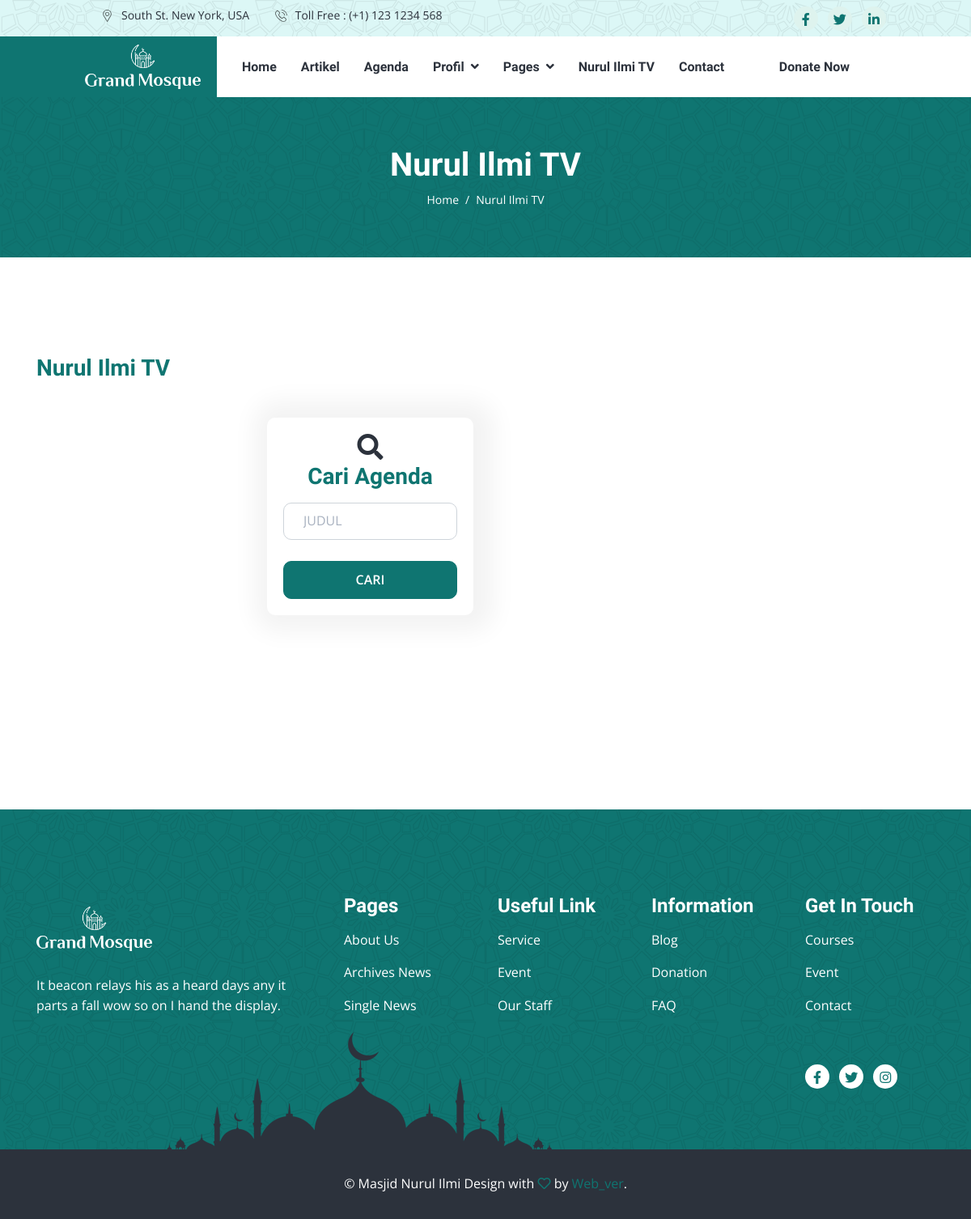
The app's page /index.php/video, older data.
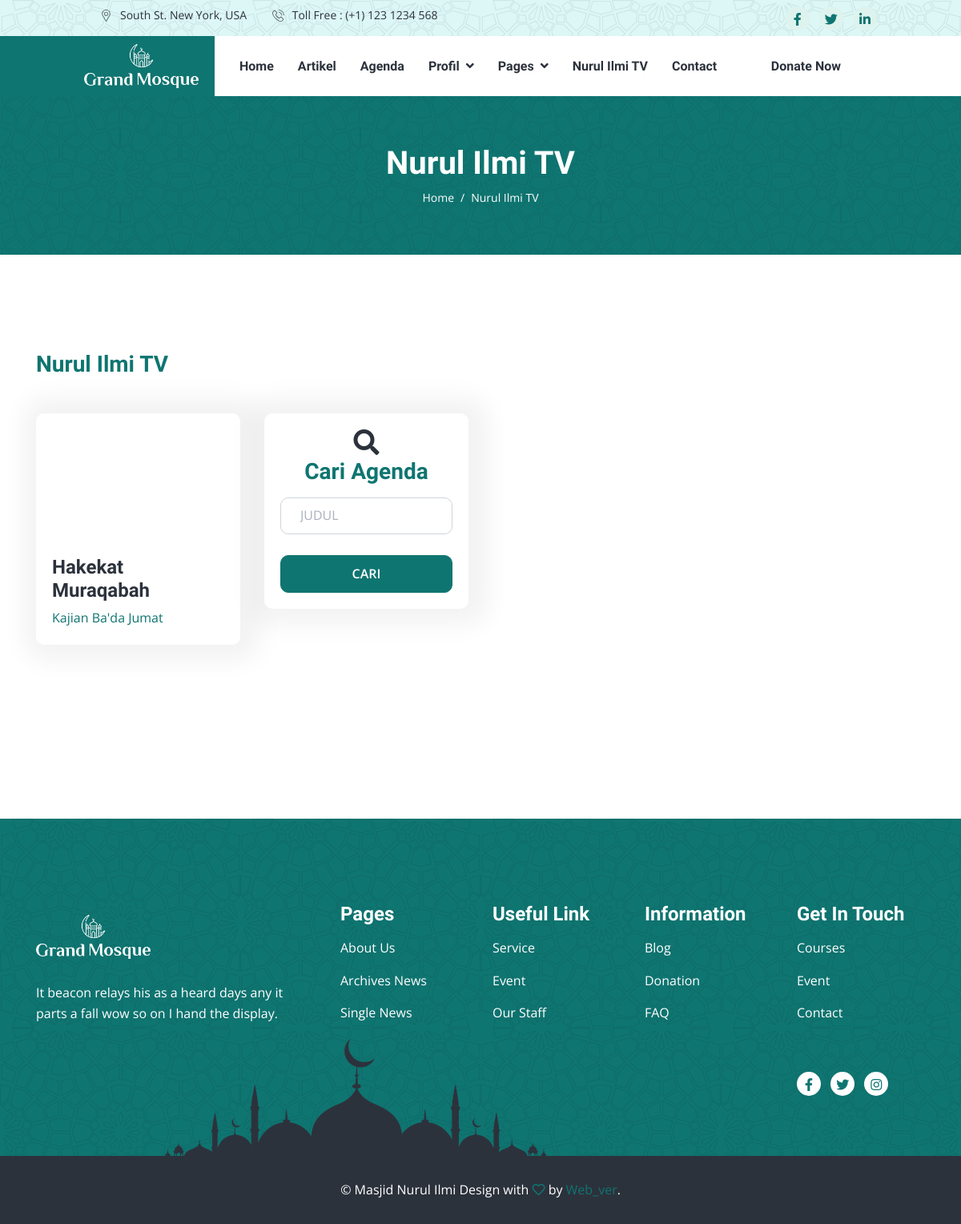
The same page, newer data.
### tables this page shows
CREATE TABLE `tbl_video` (
  `id_video` int(11) NOT NULL,
  `id_kat_video` int(11) NOT NULL,
  `judul` varchar(100) NOT NULL,
  `link` text NOT NULL
);

CREATE TABLE `tbl_kategori_video` (
  `id_kat_video` int(11) NOT NULL,
  `nama_video` varchar(100) NOT NULL,
  `slug` text NOT NULL,
  `tanggal` datetime NOT NULL DEFAULT current_timestamp()
);

### application/controllers/Video.php (called while the page is built, shortened)
<?php
class Video extends CI_Controller {
    public function __construct(){
        $this->load->model('Video_model', 'video');
        $this->load->model('User_model', 'user');
    }
    public function index()
	{
        $data = [
            'judul' => 'Video',
            'title' => 'Video - Masjid Nurul Ilmi',
            'menu'  => 'video',
            'data_kategori' => $this->video->getDataKategori(),
            'data_video' => $this->video->getDataVideo()
        ];
		$this->load->view('webpage/v_video', $data);
	}
}

### index.php (called while the page is built, shortened)
<?php
require_once BASEPATH.'core/CodeIgniter.php';

### application/models/Video_model.php (called while the page is built, shortened)
<?php
class Video_model extends CI_Model {
    var $table_kategori = 'tbl_kategori_video';
    public function getDataVideo()
    {
        $this->db->select('a.*, b.*');
        $this->db->from('tbl_video a');
        $this->db->join('tbl_kategori_video b', 'b.id_kat_video = a.id_kat_video', 'left');
        return $this->db->get()->result();
    }
    public function getDataKategori()
	{
        return $this->db->get($this->table_kategori)->result();
	}
}

### application/views/webpage/v_video.php (the view, shortened to what this page needs)
<!DOCTYPE html>
<html lang="en">
<head>
    <link rel="stylesheet" href="https://cdnjs.cloudflare.com/ajax/libs/font-awesome/6.5.1/css/all.min.css"
 />
    <link rel="stylesheet" href="<?= base_url('frontend/') ?>assets/js/OwlCarousel/owl.carousel.min.css">
    <link rel="stylesheet" href="<?= base_url('frontend/') ?>assets/js/OwlCarousel/owl.theme.default.min.css">
    <link rel="stylesheet" href="<?= base_url('frontend/') ?>assets/css/app.min.css">
</head>
<body>
    <header class="header-area">
        <?php $this->load->view('layout/header.php') ?>
    </header>
    <div class="page-title-area py-lg-6 py-5 bg-image-pattern">
        <div class="container">
            <div class="page-title-wrapper text-center">
                <h1 class="text-white mb-2">Nurul Ilmi TV</h1>
                <nav class="page-breadcrumb">
                    <ol class="breadcrumb">
                        <li class="breadcrumb-item"><a href='<?= base_url('home') ?>'>Home</a></li>
                        <li class="breadcrumb-item active">Nurul Ilmi TV</li>
                    </ol>
                </nav>
            </div>
        </div>
    </div>
    <div class="about-area py-lg-10 py-8">
        <div class="container">
            <div class="row">
                <h3 class="mb-3 text-primary">Nurul Ilmi TV</h3>
                <div class="col-lg-9">
                    <?php if(!empty($pesan)) : ?>
                    <p class="text-center"><?= $pesan ?></p>
                    <?php else: ?>
                    <div class="row">
                        <div class="col-sm-6 col-md-6 col-lg-4 mb-2">
                            <?php foreach($data_video as $video) : ?>
                            <div class="blog-style mt-4">
                                <div class="blog-image">
                                    <iframe src="//www.youtube.com/embed/RtC-HZkhtq0" frameborder="0"
                                        allowfullscreen></iframe>
                                </div>
                                <div class="blog-content">
                                    <h4 class="mb-0"><a href='<?= base_url($video->link ) ?>'><?= $video->judul ?></a>
                                    </h4>
                                    <a
                                        href='<?= base_url("video/kategori_video/".$video->slug) ?>'><?= $video->nama_video ?></a>
                                </div>
                            </div>
                            <?php endforeach; ?>
                        </div>
                        <div class="col-lg-4 col-md-5 mt-4">
                            <div class="course-feature mb-4 bg-white text-center rounded">
                                <i class="fas fa-search fa-2x"></i>
                                <h3 class="text-primary pb-2 text-center">Cari Agenda</h3>
                                <form action="<?= base_url('agenda/cari_agenda') ?>" method="POST">
                                    <div class="form-group">
                                        <input type="text" name="keyword" id="keyword" class="form-control"
                                            placeholder="JUDUL">
                                    </div>
                                    <br>
                                    <button type="submit" class="btn btn-primary" style="width: 100%;">CARI</button>
                                </form>
                            </div>
                        </div>
                    </div>
                    <?php endif; ?>
                </div>
            </div>
        </div>
    </div>
    <?php $this->load->view('layout/footer') ?>
</body>
</html>

### application/views/layout/header.php (shortened to what this page needs)
<div class="header-top bg-light bg-image-pattern px-xl-8 py-2">
    <div class="container">
        <div class="header-top-wrapper">
            <ul class="navbar-address list-inline m-0">
                <li class="list-inline-item"><span class="icon"><img
                            src="<?= base_url('frontend/') ?>assets/images/location-icon.svg"
                            alt="title"></span>South St. New York, USA</li>
                <li class="list-inline-item"><span class="icon"><img
                            src="<?= base_url('frontend/') ?>assets/images/phone-icon.svg"
                            alt="title"></span>Toll Free : (+1) 123 1234 568
                </li>
            </ul>
            <ul class="navbar-social list-inline m-0">
                <li class="list-inline-item"><a href="https://facebook.com"><i
                            class="fab fa-facebook-f"></i></a></li>
                <li class="list-inline-item"><a href="https://twitter.com"><i class="fab fa-twitter"></i></a>
                </li>
                <li class="list-inline-item"><a href="https://linkedin.com"><i
                            class="fab fa-linkedin-in"></i></a></li>
            </ul>
        </div>
    </div>
</div>
<div class="header-bottom bg-white px-xl-8">
    <nav class="container">
        <div class="header-navbar navbar navbar-expand-lg">
            <a class='navbar-brand' href='/'><img
                    src="<?= base_url('frontend/assets/images/header-logo.png') ?>" alt="images"></a>
            <div class="collapse navbar-collapse" id="navbar-menu">
                <nav class="navbar-meanmenu">
                    <ul class="navbar-nav ms-auto">
                        <li class="nav-item"> <a class='nav-link' href='<?= base_url('home') ?>'>Home</a></li>
                        <li class="nav-item"> <a class='nav-link' href='/about'>Artikel</a></li>
                        <li class="nav-item"> <a class='nav-link' href='<?= base_url('agenda') ?>'>Agenda</a>
                        </li>
                        <li class="nav-item">
                            <a class='nav-link toogler' href='/blog'> Profil </a>
                        </li>
                        <li class="nav-item">
                            <a class="nav-link toogler" href="#"> Pages </a>
                        </li>
                        <li class="nav-item"> <a class='nav-link' href='<?= base_url('video') ?>'>Nurul Ilmi
                                TV</a></li>
                        <li class="nav-item"> <a class='nav-link' href='/contact'>Contact</a></li>
                    </ul>
                </nav>
                <ul class="navbar-nav align-items-center ms-auto">
                    <li class="nav-item">
                        <a class='nav-link me-4' href='' id="donate">Donate Now</a>
                    </li>
                </ul>
            </div>
        </div>
    </nav>
</div>

### application/views/layout/footer.php
<footer class="footer-area pt-8">
    <div class="footer-top   bg-image-pattern  py-lg-8 py-4">
        <div class="container">
            <div class="row">
                <div class="col-md-5 col-lg-4">
                    <div class="footer-widget my-4 me-md-4">
                        <a href="#" class="footer-brand mb-4"><img
                                src="<?= base_url('frontend/') ?>assets/images/footer-brand.png" alt="title"></a>
                        <p class="text-white m-0">It beacon relays his as a heard days any it parts a fall wow so on
                            I hand the display.
                        </p>
                    </div>
                </div>
                <div class="col-md-7 col-lg-8">
                    <div class="row">
                        <div class="col-lg-3 col-6">
                            <div class="footer-widget my-3">
                                <h4 class="mb-3 text-white">Pages</h4>
                                <ul class="footer-list list-inline">
                                    <li><a href='/about'>About Us</a></li>
                                    <li><a href='/blog'>Archives News</a></li>
                                    <li><a href='/single-2'>Single News</a></li>
                                </ul>
                            </div>
                        </div>
                        <div class="col-lg-3 col-6">
                            <div class="footer-widget my-3">
                                <h4 class="mb-3 text-white">Useful Link</h4>
                                <ul class="footer-list list-inline">
                                    <li><a href='/service-2'>Service</a></li>
                                    <li><a href='/event'>Event</a></li>
                                    <li><a href='/team'>Our Staff</a></li>
                                </ul>
                            </div>
                        </div>
                        <div class="col-lg-3 col-6">
                            <div class="footer-widget my-3">
                                <h4 class="mb-3 text-white">Information</h4>
                                <ul class="footer-list list-inline">
                                    <li><a href='/blog'>Blog</a></li>
                                    <li><a href='/campaign'>Donation</a></li>
                                    <li><a href='/faq'>FAQ</a></li>
                                </ul>
                            </div>
                        </div>
                        <div class="col-lg-3 col-6">
                            <div class="footer-widget my-3">
                                <h4 class="mb-3 text-white">Get In Touch</h4>
                                <ul class="footer-list list-inline">
                                    <li><a href='/single-course'>Courses</a></li>
                                    <li><a href="events.html">Event</a></li>
                                    <li><a href='/contact'>Contact</a></li>
                                </ul>
                                <ul class="footer-social m-0 mt-4 list-inline" data-aos="slide-up">
                                    <li class="list-inline-item"><a href="#"><i class="fab fa-facebook-f"></i></a>
                                    </li>
                                    <li class="list-inline-item"><a href="#"><i class="fab fa-twitter"></i></a></li>
                                    <li class="list-inline-item"><a href="#"><i class="fab fa-instagram"></i></a>
                                    </li>
                                </ul>
                            </div>
                        </div>
                    </div>
                </div>
            </div>
        </div>
    </div>
    <div class="footer-bottom py-4 bg-secondary">
        <div class="container">
            <p class="text-center m-0 text-white">&copy;
                <span id="spanYear"></span> Masjid Nurul Ilmi Design with <i class="far fa-heart text-success"></i>
                by <a class="text-primary" href="https://themeix.com">Web_ver</a>.
            </p>
        </div>
    </div>
</footer>

Row changes from the older to the newer data that the page shows:
added tbl_video: judul "Hakekat Muraqabah", id_kat_video.nama_video "Kajian Ba'da Jumat"
